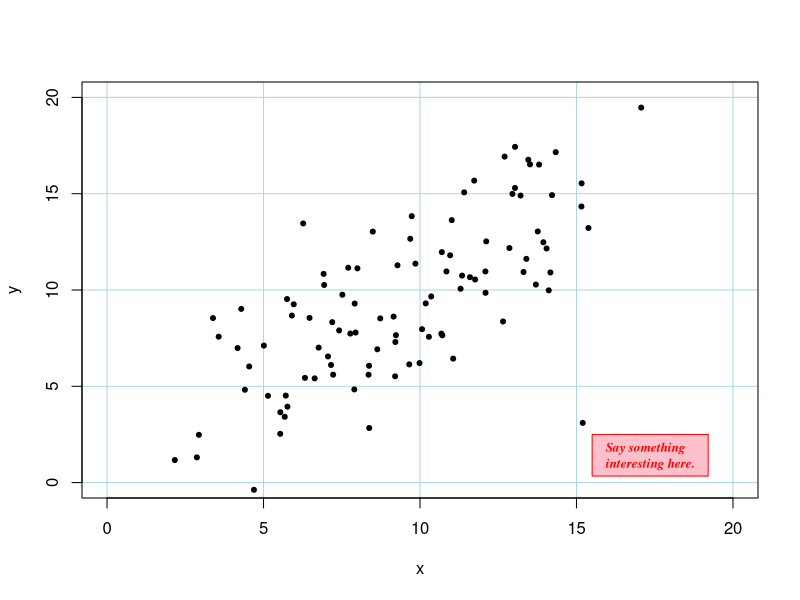

The R script that drew this image:
## ------------- ##
## R Functions 1 ##
## ------------- ##

## -------------------------------------------------------------- ##
## dbplot, kmplot, jmplot, dsplot, show.colors, prop.plot (tplot) ##
## -------------------------------------------------------------- ##

############
## dbplot ##
############
dbplot <- function(y, g=NULL, data=NULL, clustering_distance=NULL, jitter_amount=NULL, output=FALSE, 
                   group_names=NULL, group_positions=NULL, 
                   indiv_col=NULL, group_col=NULL,
                   indiv_pch=NULL, group_pch=NULL,
                   NA_as_group=FALSE, 
                   NA_group_name=NULL, NA_group_position=NULL,
                   NA_group_col=NULL, NA_group_pch=NULL,
                   box_col=NULL, NA_box_col=NULL,
                   grid_x=NULL, grid_y=NULL,
                   show_n=TRUE, fig_type='d', NA_fig_type=NULL, grid_par=NULL, ...){

## Version 1.0 (2025-02-25) ##
    ## See https://tk-koyama.github.io/rhtml/RFunctions1.html
    ## This replaces tplot() that I've used since 2010.
    ## dotplot / boxplot combinations with lots of options.
    
## Requires proximity_clustering(). See below (around line 200).

# Define valid arguments for each function
    valid_plot_args <- c("main", "sub", "xlab", "ylab", "xlim", "ylim", "axes", "frame.plot")
    valid_points_args <- c("cex", "bg")
    valid_boxplot_args <- c("range", "notch", "border", "boxwex")
    # valid_abline_args <- c("lwd", "lty", "col")
# Capture extra arguments
    extra_args <- list(...)
    plot_args <- extra_args[names(extra_args) %in% valid_plot_args]
    points_args <- extra_args[names(extra_args) %in% valid_points_args]
    boxplot_args <- extra_args[names(extra_args) %in% valid_boxplot_args]
    # abline_args <- list(...)[names(list(...)) %in% valid_abline_args]

    # grid_par is a list that includes col, lwd, lty, ... for grid line.
    # Defaults are col="grey80", lty=2, lwd=1

# Handle formula input
    if (inherits(y, "formula")) {
        if (is.null(data)) stop("A data frame must be provided when using a formula.")
    mf <- model.frame(y, data, na.action = na.pass)
    y <- as.numeric(mf[[1]])  # Ensure y is numeric
    g <- as.factor(mf[[2]])  # Ensure g is a factor
}
  
if(length(y) != length(g) && !is.null(g)) stop('y and g must have the same length.\n')

# If no grouping variable is provided, create a single group
if (is.null(g)) g <- factor(rep(1, length(y)))  
g <- as.factor(g)  # Ensure g is a factor

# Ensure NA_group_col and similar ones take the same value as group_col if group_col is a single value
if (length(group_col) == 1 && is.null(NA_group_col)) NA_group_col <- group_col
if (length(group_pch) == 1 && is.null(NA_group_pch)) NA_group_pch <- group_pch
if (length(box_col) == 1 && is.null(NA_box_col)) NA_box_col <- box_col
if (is.null(NA_fig_type)) NA_fig_type <- ifelse(length(fig_type)==1, fig_type, 'd')

# If no group_names is provided, use levels of g.
if(is.null(group_names)) group_names <- levels(g)
if(length(group_names) != nlevels(g)) stop('Length of group_names must match the number of groups.\n')
g <- factor(g, levels=levels(g), labels=group_names)

# If no group_positions is provided, use 1, 2, 3, ...
if(is.null(group_positions)) group_positions <- seq_len(nlevels(g))
if(length(unique(group_positions)) != nlevels(g)){
    warning('Length of unique group_positions does not match the number of groups. Using 1, 2, 3, ...\n')
    group_positions <- seq_len(nlevels(g))
}
  
# Replicate fig_type to cover all groups (except NA group)
fig_type <- rep(fig_type, length.out=nlevels(g))

# Assign default boxplot colors based on fig_type
box_col <- if (!is.null(box_col)) { 
    rep(box_col, length.out = nlevels(g)) 
} else { ifelse(fig_type == "db", "gray90", "gray85") }
# Assign default NA box color if necessary
if (is.null(NA_box_col)) NA_box_col <- ifelse(NA_fig_type == "db", "gray90", "gray85")
box_col <- c(box_col, NA_box_col)

# Handle NA in g only if there is missingness in g and NA_as_group is TRUE.
if( all(!is.na(g)) ) NA_as_group <- FALSE
if( NA_as_group & all(is.na(y[is.na(g)])) ){ 
    warning('y is all missing when g is missing. Nothing to plot in Missing group.\n') 
    NA_as_group <- FALSE 
}
  
# Suggest a good clustering_distance
if(is.null(clustering_distance)) clustering_distance <- IQR(y, na.rm=TRUE) / 10

# Handle missing values in g
if(is.null(NA_group_name)) NA_group_name <- 'Missing'
if(NA_as_group){ 
    levels(g) <- c(levels(g), NA_group_name)
    g[is.na(g)] <- NA_group_name
    group_names <- levels(g)
    NA_group_position <- ifelse(is.null(NA_group_position) || NA_group_position %in% group_positions, max(group_positions) + 1, NA_group_position)
    group_positions <- c(group_positions, NA_group_position) 
}
  
# Add NA_fig_type
fig_type <- c(fig_type, NA_fig_type)
if('bd' %in% fig_type) warning('\n fig_type = "bd" is not a good option. Consider "db" (dot in front of box) instead.\n')

# Colors 
COL <- if (!is.null(indiv_col)) { 
    if (length(indiv_col) != length(y)) { 
        warning("indiv_col length does not match data length. Ignoring indiv_col.") 
        rep(1, length(y))  # Default color for all if indiv_col is invalid 
    } else { indiv_col } 
} else { 
    # Assign default color to non-NA groups (1) and NA group (NA_group_col if specified) 
    col_vector <- rep_len(if (!is.null(group_col)) group_col else 1, nlevels(g))
    # If NA_group_col is specified, apply it to the NA group
    if (!is.null(NA_group_col)) col_vector[which(levels(g) == NA_group_name)] <- NA_group_col 
  col_vector[as.numeric(g)]
}

# pch 
PCH <- if (!is.null(indiv_pch)) { 
    if (length(indiv_pch) != length(y)) { 
        warning("indiv_pch length does not match data length. Ignoring indiv_pch.") 
        rep(19, length(y)) 
    } else { indiv_pch }
} else { 
    pch_vector <- rep_len(if (!is.null(group_pch)) group_pch else 19, nlevels(g)) 
    if (!is.null(NA_group_pch))  pch_vector[which(levels(g) == NA_group_name)] <- NA_group_pch 
    pch_vector[as.numeric(g)]
}

# Prepare data 
    dat <- data.frame(y, g, col=COL, pch=PCH) 
    grouped_data <- split(dat, dat$g) 
# Compute jittered positions
  jitter_position <- function(cluster_size, within_cluster_id) -0.5 - 0.5 * cluster_size + within_cluster_id

# Apply clustering algorithm #
grouped_data <- lapply(grouped_data, function(subdat) { 
        clustered_data <- proximity_clustering(subdat$y, clustering_distance=clustering_distance) 
        clustered_data$jitter_pos <- jitter_position(clustered_data$cluster_size, clustered_data$within_cluster_id) 
        clustered_data <- clustered_data[order(clustered_data$original_position), ] 
        return(cbind(subdat, clustered_data[-1])) 
                   }
)

# plot 
do.call(plot, c(list(0, type='n', 
                     ylim = if (!is.null(extra_args$ylim)) extra_args$ylim else range(y, na.rm=TRUE), 
                     xlim = if (!is.null(extra_args$xlim)) extra_args$xlim else range(group_positions) + c(-0.5, 0.5), 
                     xaxt='n'), 
                plot_args[!names(plot_args) %in% c("xlim", "ylim")]))

# grid 
if (!is.null(grid_y)) do.call(abline, c(list(h = grid_y), grid_par))
if (!is.null(grid_x)) do.call(abline, c(list(v = grid_x), grid_par))
# axis
axis(1, at=group_positions, labels=group_names, tick=FALSE, line=0)

# show_n
if (show_n) { 
    group_sizes <- table(g[!is.na(y)])
    group_sizes_labels <- sprintf("N=%d", group_sizes)
    mtext(group_sizes_labels, side=3, at=group_positions, line=0.5) 
}
  
# jitter_amount optimization
if(is.null(jitter_amount)){ 
    jps <- do.call('rbind', grouped_data) 
    max_jitter_pos <- max(jps$jitter_pos[!is.na(jps$y)]) 
    default_jitter_width <- ifelse(max_jitter_pos>1.6, 0.4, 0.2) 
    jitter_amount <- (default_jitter_width/2)/max_jitter_pos 
    if(max_jitter_pos==0)    jitter_amount <- 0
}

# plotting dots and/or boxplot
for(i in seq_along(group_positions)) { 
    this <- grouped_data[[i]] 
    if(fig_type[i] %in% c('b','db')){ 
            mdl <- ifelse(fig_type[i] == 'b', 3, 1)
        bpp <- do.call(boxplot, c(list(this$y, add=TRUE, at=group_positions[i], outline=FALSE, col=box_col[i], medlwd=mdl), boxplot_args))
        ol <- this[ this$y %in% bpp$out, ]
        do.call(points, c(list(group_positions[i] + ol$jitter_pos * jitter_amount, ol$y, col=ol$col, pch=ol$pch), points_args))
    } 
    if(fig_type[i] %in% c('d','db','bd')){
      do.call(points, c(list(group_positions[i] + this$jitter_pos * jitter_amount, this$y, col=this$col, pch=this$pch), points_args)) 
    }
    if(fig_type[i] %in% 'bd'){ 
        bdp <- do.call(boxplot, c(list(this$y, add=TRUE, at=group_positions[i], outline=FALSE, col=box_col[i]), boxplot_args))
        ol <- this[ this$y %in% bpp$out, ]
        do.call(points, c(list(group_positions[i] + ol$jitter_pos * jitter_amount, ol$y, col=ol$col, pch=ol$pch), points_args))
    } 
}

# Return output if requested
    default_out <- list(grouped_data, 
                        c('clustering_distance'=clustering_distance, 'jitter_amount'=jitter_amount))
if(output) return(default_out)
}

## -------------------- ##
## proximity_clustering ##
## -------------------- ##
proximity_clustering <- function(y, clustering_distance) {
    # ---------- #
    # 2025-02-25 #
    #            # ------------------------------ #
    # This function is used inside of dbplot().   #
    # It may be useful as a stand-along function. #
    # ------------------------------------------- #
    if (all(is.na(y))) {
        return(data.frame(
            y = y, 
            original_position = seq_along(y), 
            cluster_id = 1, 
            cluster_size = length(y), 
            within_cluster_id = seq_along(y)
        ))
    }
    
    # Separate NA values
    na_indices <- which(is.na(y))
    non_na_indices <- which(!is.na(y))
    
    if (length(non_na_indices) == 0) {
        # If all values are NA, assign them as a single cluster
        return(data.frame(
            y = y, 
            original_position = seq_along(y), 
            cluster_id = 1, 
            cluster_size = length(y), 
            within_cluster_id = seq_along(y)
        ))
    }
    
    # Sort non-NA values while keeping track of original indices
    y_ordered <- order(y[non_na_indices])
    y_sorted <- data.frame(y = y[non_na_indices][y_ordered], original_position = non_na_indices[y_ordered])

    # Initialize each value as its own cluster
    clusters <- lapply(seq_len(nrow(y_sorted)), function(i) y_sorted[i, , drop = FALSE])

    while (length(clusters) > 1) {
        # Compute centroids efficiently
        cluster_centroids <- vapply(clusters, function(cl) mean(cl$y), numeric(1))

        # Compute distances between consecutive cluster centroids
        pairwise_distances <- diff(cluster_centroids)

        # Check if merging is possible
        if (length(pairwise_distances) == 0) break

        # Find the closest pair
        min_index <- which.min(pairwise_distances)
        min_distance <- pairwise_distances[min_index]

        # Stop if no valid merge is possible
        if (min_distance > clustering_distance) break  

        # Merge the closest clusters
        clusters[[min_index]] <- rbind(clusters[[min_index]], clusters[[min_index + 1]])

        # Remove the merged cluster
        clusters <- clusters[-(min_index + 1)]
    }

    # Convert clusters into final output
    out_list <- vector("list", length(clusters))
    set.seed(620)
    for (i in seq_along(clusters)) {
        this_cluster <- clusters[[i]]
        n <- nrow(this_cluster)

        out_list[[i]] <- data.frame(
            y = this_cluster$y,
            original_position = this_cluster$original_position, 
            cluster_id = i,
            cluster_size = n,
            within_cluster_id = sample(n)  # Shuffle order if needed
        )
    }

    # Combine clustered data
    result <- do.call(rbind, out_list)

    # Handle NA values as a separate cluster with the largest cluster_id
    if (length(na_indices) > 0) {
        na_cluster <- data.frame(
            y = rep(NA, length(na_indices)),
            original_position = na_indices,
            cluster_id = max(result$cluster_id, na.rm = TRUE) + 1,
            cluster_size = length(na_indices),
            within_cluster_id = seq_along(na_indices)  # Assign within-cluster IDs sequentially
        )
        result <- rbind(result, na_cluster)
    }

    # Restore original order
    result <- result[order(result$original_position), ]
    
    return(result)
}

############
## kmplot ##
############
kmplot <- function(km, mark=3, simple=FALSE,
    xaxis.at=pretty(km$time), xaxis.lab=xaxis.at, 
    lty.surv=1, lwd.surv=1, col.surv=1,
    lty.ci=0, lwd.ci=1, col.ci=col.surv, #By default (lty.ci=0), confidence intervals are not plotted.
    group.names=NULL, group.order=seq(length(km$n)), extra.left.margin=4, 
    label.n.at.risk=FALSE, draw.lines=TRUE, cex.axis=1,
    xlab='', ylab='', main='', xlm=c(0,max(km$time)), ylm=c(0,1),
    grid=TRUE, lty.grid=1, lwd.grid=1, col.grid=grey(.9),
    legend=!is.null(km$strata), loc.legend='topright', add=FALSE,
    returnOutput=FALSE,
    ... # ... is passed to par()
    ){
        # Version 2.5.5: 2014/5/19
        # Version 2.6.1: 2017/3/29
            # x-axis limit (xlm) can be specified to truncate the plotting region. 
            # y-axis limit (ylm) can be specified to truncate the plotting region. (Not a very good idea...)
        # Version 2.6.3: 2017/5/19 ... Fixed the error. Now the lines extend to time=0.
        #                          ... Changed the coordinates of the lines by the group names.
        # Version 2.6.4: 2018/3/22 ... loc.legend (legend location) now accepts c(x-coordinate, y-coordinate).
        # Version 2.7.1: 2018/4/17 ... Fixed a pretty serious error regarding group order.

        # km is the output from survfit() function in survival package.
        # xaxis.at specifies where 'n at risk' will be computed and printed.
        # xaxis.lab specifies what will be printed at xaixs.at.  (see example)

        # If group names are long, add extra left margin by setting extra.left.margin to something greater than 0.

        # line specifications (lty.surv, lwd.surv, col.surv) will be recycled.
        # Set lty.ci to 1 if confidence intervals are needed.
        # group.names will overwrite whatever is specified in survfit() output.
        # group.order specifies the order of groups from top in 'n at risk'.  1 is at top, 2 next, and so on.

        # if add=TRUE, then par() is not refreshed.  allows multiple panels by
        # using, e.g., par(mfrow=c(2,2)).

        ng0 <- length( km$strata ) ; ng <- max(ng0,1) 
                # When only one group...
                if(ng0==0){ km$strata <- length(km$time) ; names(km$strata) <- 'All' ; legend <- draw.lines <- FALSE } 

        lty.surv <- rep(lty.surv, ng) ; lwd.surv <- rep(lwd.surv, ng) ; col.surv <- rep(col.surv, ng)
        lty.ci <- rep(lty.ci, ng) ;     lwd.ci <- rep(lwd.ci, ng)     ; col.ci <- rep(col.ci, ng)

        ## group names and error checking       
        gr <- c(km$strata)
        if( is.null(group.names) ){ group.names <- names(km$strata) }
        if( length(unique(group.names)) != ng ){ stop('\n','length(unique(group.names)) != number of groups.') }
        if( suppressWarnings(any( sort(group.order) != 1:ng)) )
                { stop('\n', 'Something wrong with group.order.','\n','sort(group.order) must equal 1:', ng, '.') }
        group.names <- gsub(' *$', '', group.names)  #to remove unwanted white spaces in group.names.
        if(ng==1 & (group.names[1]=='group.names') ){ group.names <- 'N at risk' ; label.n.at.risk = FALSE }

        ## graphic parameters
        if(!add){
        par(list(oma=c(1,1,1,1), mar=c(4+ng,4+extra.left.margin,4,2)+.1))
                if(simple) par( mar=c(3,4,2,1)+.1 )
        par( list(...) )
        }

        ## reformat survival estimates
        dat <- data.frame(time=km$time, n.risk=km$n.risk, n.event=km$n.event, 
                          survival=km$surv, std.err=km$std.err, lower=km$lower, upper=km$upper, 
                          group=factor(rep(names(gr), gr), levels=names(gr)) )
        dat.list <- split(dat, f=dat$group)
            for(i in 1:length(dat.list)){
                dat.list[[i]] <- rbind(dat.list[[i]][1,], dat.list[[i]])
                dat.list[[i]][1,c(1,5)] <- 0
                dat.list[[i]][1,c(4,6,7)] <- 1
                dat.list[[i]][1,3] <- 99
                row.names(dat.list[[i]]) <- NULL
                }

        ## plot (but not survival curves) 
        plot(0,type='n', xlim=xlm, ylim=ylm, xaxt='n', yaxt='n', xlab='', ylab='' )
                if(grid){
                        par('xpd'=FALSE)
                        abline(v=xaxis.at,       lty=lty.grid, lwd=lwd.grid, col=col.grid )
                        abline(h=pretty(c(0,1)), lty=lty.grid, lwd=lwd.grid, col=col.grid )
                }
        axis( side=2, at=pretty(c(0,1)), cex.axis=cex.axis )    
        axis( side=1, at=xaxis.at, label=xaxis.lab, line=-0.5, tick=FALSE, cex.axis=cex.axis )
        axis( side=1, at=xaxis.at, label=rep('',length(xaxis.at)), line=0, tick=TRUE )
        title(xlab=xlab, line=1.5, adj=.5, ...) ; title(ylab=ylab, ... )

        if(!simple){
        ## write group names
        group.name.pos <- par()$usr[1] - (par()$usr[2]-par()$usr[1]) / 8 ; padding <- group.name.pos / 8
                line.pos <- (1:ng)[order(group.order)] + 2
        mtext( group.names, side=1, line=line.pos, at=group.name.pos, adj=1, col=1, las=1, cex=cex.axis )

        ## draw matching lines for n at risk.
            if(draw.lines){
                    linePad <- (par()$usr[1] - group.name.pos) * 0.2
                    linePos1 <- group.name.pos + linePad
                    linePos2 <- par()$usr[1] - linePad
                par('xpd'=TRUE)
                for(i in 1:ng){
                axis(side=1, at=c(linePos1, linePos2), labels=FALSE, line=line.pos[i]+0.6, lwd.ticks=0,
                                         col=col.surv[i], lty=lty.surv[i], lwd=lwd.surv[i] ) }
        }

        ## numbers at risk
        kms <- summary(km, times=xaxis.at) ; if(is.null(kms$strata)) kms$strata <- rep(1,length(kms$time) )
        d1 <- data.frame(time = kms$time, n.risk = kms$n.risk, strata = c(kms$strata))
            d1 <- d1[ d1$time >= xlm[1] & d1$time <= xlm[2], ]
        d2 <- split(d1, f=d1$strata)

        ## Right-justifying the numbers 
        ndigits <- lapply(d2, function(x) nchar(x[,2]) )
        max.len <- max( sapply(ndigits, length) )
        L <- do.call('rbind', lapply(ndigits, function(z){ length(z) <- max.len ; z} ) )
        nd <- apply( L, 2, max, na.rm=T )
        for( i in seq(ng) ){
                this <- d2[[i]] 
                w.adj <- strwidth('0', cex=cex.axis, font=par('font')) / 2 * nd[1:nrow(this)]
                mtext( side=1, at=this$time+w.adj, text=this$n.risk, line=line.pos[i], cex=cex.axis, adj=1, col=1, las=1)
                                   }
        if(label.n.at.risk) mtext( side=1, text='N at risk', at=group.name.pos, line=1.5, adj=1, col=1, las=1, cex=cex.axis )
        } ## End of if(!simple) 

        # Legend
        rlp <- group.order
        if(legend){
                bgc <- ifelse( par('bg')=='transparent', 'white', par('bg') )
        legend(x=loc.legend[1], y=loc.legend[2], legend=group.names[rlp], col=col.surv[rlp], lty=lty.surv[rlp], lwd=lwd.surv[rlp],
                bty='o', cex=cex.axis, bg=bgc, box.col='transparent', inset=.01 )
                        }

        ## draw confidence intervals and survival curves
        par(xpd=FALSE)
        for(i in 1:ng){
                this <- dat.list[[i]]
                        x <- this$time 
                            L <- this$lower
                            U <- this$upper
                            S <- this$survival
                            n <- this$n.event
                                naL <- which( is.na(L) ) ; L[naL] <- L[naL-1] ; U[naL] <- U[naL-1]
                lines( x, L, type='s', col=col.ci[i], lty=lty.ci[i], lwd=lwd.ci[i] )
                lines( x, U, type='s', col=col.ci[i], lty=lty.ci[i], lwd=lwd.ci[i] )

                lines( x, S, type='s', col=col.surv[i], lty=lty.surv[i], lwd=lwd.surv[i])
                    #lines(km, conf.int=FALSE, col=col.surv, lty=lty.surv, lwd=lwd.surv, mark=mark, xmax=xlm[2], ymin=ylm[1] )
                points( x[n==0], S[n==0], pch=mark, col=col.surv[i])
        }
        box(bty=par('bty'))
        # par(op) 
        if(returnOutput) return(dat.list)
}
#-----------#
#- example -#
#-----------#
if(FALSE){
library(survival)
    kma <- survfit( Surv(time, status) ~ rx + adhere, data=colon )
    km <- survfit( Surv(time, status) ~ rx, data=colon )

kmplot(kma, mark='',
        xaxis.at=c(0,.5,1:9)*365,
        xaxis.lab=c(0,.5,1:9), # n.risk.at
        lty.surv=c(1,2),
        lwd.surv=1,
        col.surv=c(1,1,2,2,4,4), # survival.curves
        lty.ci=0,
        lwd.ci=1,
        col.ci=1, # confidence intervals not plotted 
        group.names=c('Obs ','Obs tumor adh','Lev','Lev tumor adh','Lev+5FU ','Lev+5FU tumor adh'),
        group.order=c(5,3,1,6,4,2), # order of appearance in the n.risk.at table and legend.
        extra.left.margin=6,
        label.n.at.risk=FALSE,
        draw.lines=TRUE,
        cex.axis=.8,
        xlab='Years',
        ylab='Survival Probability', # labels
        grid=TRUE,
        lty.grid=1,
        lwd.grid=1,
        col.grid=grey(.9),
        legend=TRUE, loc.legend='bottomleft',
        xlm=c(365*0, 365*7),
        ylm=c(0,1),
        add=FALSE,
        simple=FALSE,
        cex.lab=.8,
        xaxs='r',
        bty='L',
        las=1,
        tcl=-.2  # other parameters passed to plot()
) 
title(main='Chemotherapy for stage B/C colon cancer', adj=.5, font.main=1, line=0.5, cex.main=1)
}

############
## jmplot ##
############
jmplot <- function(x, y, levels, names=NULL, xlim=NULL, ylim=NULL, log="", main=NULL, sub=NULL, xlab=NULL, ylab=NULL, 
                   xratio=0.8, yratio=xratio, show.n=FALSE, cex.n=NULL, ann=par("ann"), axes=TRUE, frame.plot=axes,
                   panel.first=NULL, panel.last=NULL, asp=NA, ...) {
    ## Version 1.1  2012/3/8
    ## 
    ## Now that I am using dbplot() instead of tplot, I should rewrite this.
    ##
    localTplot <- function(..., type="b", horizontal=FALSE) tplot(..., type=type, axes=FALSE, horizontal=horizontal)
    eliminateTplot <- function(func, ..., type, dist, jit, names, group.col, boxcol, boxborder, group.pch, median.line, mean.line, median.pars, mean.pars, boxplot.pars, my.gray, axes, frame.plot, add, horizontal) func(...)

    localPlot <- function(xy, ..., lwd) eliminateTplot(plot.xy, xy, "p", ...)
    localAxis <- function(..., col, bg, pch, cex, lty, lwd) eliminateTplot(axis, ...)
    localBox <- function(..., col, bg, pch, cex, lty, lwd) eliminateTplot(box, ...)
    localWindow <- function(..., col, bg, pch, cex, lty, lwd) eliminateTplot(plot.window, ...)
    localTitle <- function(..., col, bg, pch, cex, lty, lwd) eliminateTplot(title, ...)

    levels <- as.factor(levels)
    xy <- xy.coords(x, y, deparse(substitute(x)), deparse(substitute(y)), log)

    # Set up defaults
    if (is.null(names)) names <- levels(levels)
    if (is.null(xlab)) xlab <- xy$xlab
    if (is.null(ylab)) ylab <- xy$ylab

    # Save plotting parameters
    pars <- par(no.readonly=TRUE)
    mar <- pars$mar
    # Set the layout
    layout(matrix(c(1,3,0,2), 2), widths=c(xratio,1-xratio), heights=c(1-yratio,yratio))
    par(mar=c(0,0,0,0), oma=c(5,5,mar[3],mar[4])+pars$oma)

    # Calculate xlim, ylim
    lim <- function(z) {
        r <- range(z, na.rm=TRUE, finite=TRUE)
        #pm <- diff(r) / 20
        #r + pm * c(-1,1)
    }
    if (is.null(xlim)) xlim <- lim(xy$x)
    if (is.null(ylim)) ylim <- lim(xy$y)

    # plot X distribution on top
    par(mar=c(0,mar[2],0,0))
    localTplot(x~levels, ylim=xlim, horizontal=TRUE, show.n=FALSE, ...)
    if (axes) localAxis(side=2, at=1:nlevels(levels), labels=names, tick=FALSE, ...)

    # plot Y distribution on right
    par(mar=c(mar[1],0,0,0))
    localTplot(y~levels, ylim=ylim, show.n=show.n, cex.n=cex.n, ...)
    if (axes) localAxis(side=1, at=1:nlevels(levels), labels=names, tick=FALSE, ...)

    # plot X-Y points
    par(mar=c(mar[1],mar[2],0,0))
    plot.new()
    localWindow(xlim, ylim, log, asp, ...)
    panel.first
    localPlot(xy, xlim=xlim, ylim=ylim, ...)
    panel.last

    # add axes
    if (axes) {
        localAxis(side=1, ...)
        localAxis(side=2, ...)
    }
    if (frame.plot) localBox(...)
    # add titles
    if (ann) {
        localTitle(sub=sub, xlab=xlab, ylab=ylab, ...)
        localTitle(main=main, outer=TRUE, ...)
    }

    # Restore plotting parameters
    par(pars)
}
#-----------#
#- example -#
#-----------#
if(FALSE){
  set.seed(1220)
  x <- rexp(100)
  y <- rexp(100)
  levels <- as.factor(sample(c("Male","Female"), 100, TRUE))
  jmplot(x, y, levels, col=levels)
}
                          
############
## dsplot ##
############
dsplot <- function(x, ...) UseMethod("dsplot")

dsplot.default <- function(x, y, bkgr=TRUE, col=1, pch=19, cex=0.8, ...) {
    # Scatter plot for discrete data
    # Only works with 'integer-valued' data.
    #if (any(x!=round(x), na.rm=TRUE) | any(y!=round(y), na.rm=TRUE)) { stop('This only works with integers.  Sorry.', '\n') }

    L <- length(x)
    cc <- complete.cases(x, y)

    if (length(pch) < L) { pch <- rep(pch, length.out=L) }
    if (length(col) < L) { col <- rep(col, length.out=L) }
    if (length(cex) < L) { cex <- rep(cex, length.out=L) }

    x <- x[cc]
    y <- y[cc]
    pch <- pch[cc]
    col <- col[cc]
    cex <- cex[cc]

    x.levels <- sort(unique(x))
        x.levels <- c(x.levels, max(x.levels)+1)
    y.levels <- sort(unique(y))
        y.levels <- c(y.levels, max(y.levels)+1)
    tab <- table(x, y)
    max.freq <- max(tab)
    box.size <- ceiling(sqrt(max.freq))
    X <- range(x) + c(0, 1)
    Y <- range(y) + c(0, 1)
    plot(X, Y, las=1, type='n', xaxs='i', yaxs='i', bty='n', xaxt='n', yaxt='n', ...)
    axis(1, at=pretty(x)+.5, labels=pretty(x), tick=FALSE, las=1)
    axis(2, at=pretty(y)+.5, labels=pretty(y), tick=FALSE, las=1)

    if (!bkgr) {
        for (i in y.levels) { segments(min(x), i, max(x)+1, i, col=grey(.9)) }
        for (i in x.levels) { segments(i, min(y), i, max(x)+1, col=grey(.9)) }
    }

    every.other.element.x <- function(n) {
        # to make 1,n,2,n,3,n, ..., n,n vector
        c(rbind(1:n, rep(n, n)))[-(2*n)]
    }
    every.other.element.y <- function(n) {
        c(rbind(rep(n, n), 1:n))[-(2*n)]
    }

    square.coordinates <- function(box.size) {
        x.c <- y.c <- 1
        for (i in 2:box.size) { x.c <- c(x.c, every.other.element.x(i)) }
        for (j in 2:box.size) { y.c <- c(y.c, every.other.element.y(j)) }
        data.frame(x.c, y.c)
    }

    sc <- square.coordinates(box.size)
    coord <- (1:box.size) / (box.size+1)
    off.set <- coord[1]/4

    grey.scale <- rev(seq(.65, .95, length=max.freq))

    dat <- data.frame(id=1:length(x), x, y)
    dat <- dat[order(dat$x, dat$y),]
    within <- c(t(tab))
    within <- within[within > 0]
    idx <- NULL
    hm <- NULL
    for (i in within) {
        idx <- c(idx, 1:i) # index within category
        hm <- c(hm, rep(i, i))
    }
    dat$idx <- idx
    dat$ly <- (box.size - ceiling(sqrt(hm))) / (box.size + 1) / 2 # local offset
    dat$lx <- dat$ly + ((ceiling(sqrt(hm - 1)) ** 2 == hm - 1) & (hm > 1)) / (box.size + 1) / 2
    dat <- dat[order(dat$id),]
    dat$col <- col
    dat$pch <- pch

    if (bkgr) {
        for (i in x.levels) {
            for (j in y.levels) {
                n <- sum(x==i & y==j)
                if (n > 0) { rect(i+off.set, j+off.set, i+1-off.set, j+1-off.set, border=grey(grey.scale[n]), col=grey(grey.scale[n])) }
            }
        }
    }

    points(dat$x + coord[sc[dat$idx, 1]] + dat$lx, dat$y + coord[sc[dat$idx, 2]] + dat$ly, pch=dat$pch, col=dat$col, cex=cex)

    table(factor(y, levels=rev(min(y):max(y))), factor(x, levels=min(x):max(x)))
}

dsplot.formula <- function(formula, data=parent.frame(), ..., subset) {
    if (missing(formula) || (length(formula) != 3))
        stop("'formula' missing or incorrect")

    enquote <- function(x) { as.call(list(as.name("quote"), x)) }

    m <- match.call(expand.dots = FALSE)
    if (is.matrix(eval(m$data, parent.frame())))
        m$data <- as.data.frame(data)

    args <- lapply(m$..., eval, data, parent.frame())
    nmargs <- names(args)
    if ("main" %in% nmargs) args[["main"]] <- enquote(args[["main"]])
    if ("sub" %in% nmargs) args[["sub"]] <- enquote(args[["sub"]])
    if ("xlab" %in% nmargs) args[["xlab"]] <- enquote(args[["xlab"]])
    if ("ylab" %in% nmargs) args[["ylab"]] <- enquote(args[["ylab"]])

    m$... <- NULL
    #m$na.action <- na.pass
    subset.expr <- m$subset
    m$subset <- NULL
    require(stats, quietly=TRUE) || stop("package 'stats' is missing")
    m[[1]] <- as.name("model.frame")
    m <- as.call(c(as.list(m), list(na.action = NULL)))
    mf <- eval(m, parent.frame())
    response <- attr(attr(mf, "terms"), "response")

    if (!missing(subset)) {
        s <- eval(subset.expr, data, parent.frame())
        n <- nrow(mf)
        dosub <- function(x) { if (length(x) == n) x[s] else x }
        args <- lapply(args, dosub)
        mf <- mf[s,]
    }
    do.call("dsplot", c(list(mf[[response]], mf[[-response]]), args))
}

#################
## show.colors ##
#################
show.colors <- function(){
   par(mfrow=c(1,1))
   #   par(mai=c(.4,.4,.4,.4), oma=c(.2,0,0,.2))
   x <- 22 ; y <- 30
   plot(c(-1,x),c(-1,y), xlab='', ylab='', type='n', xaxt='n', yaxt='n', bty='n')
   for(i in 1:x){for(j in 1:y){
         k <- y*(i-1)+j ; co <- colors()[k]
         rect(i-1, j-1, i, j, col=co, border=grey(.5) )}}

   text(rep(-.5,y),(1:y)-.5, 1:y, cex=1.2-.016*y)
   text((1:x)-.5, rep(-.5,x), y*(0:(x-1)), cex=1.2-.022*x)
   title('col=colors()[n]')
}

##############
## propPlot ##
##############
propPlot <- function(x, TrueFalse, howManyGroups=4, cutPoints=NULL, dig.x=1, ...){
    # This plot shows the proportion of 'TRUE' in bins with equal n (unless cutPoints are specified).

    # ... is passed to plot() function.

    ownCutPoints <- !is.null(cutPoints[1])

    d <- data.frame(x, TrueFalse)
    d <- d[ complete.cases(d), ]
        x <- d$x
        TrueFalse <- d$TrueFalse

    if(!ownCutPoints){
        cox <- quantile(x, seq(0,1, by=1/howManyGroups))
        co <- as.numeric(cox)
        co[1] <- co[1] - 1
        xc <- cut(x,co)
        co[1] <- co[1] + 1
    }
    if(ownCutPoints){
        co <- sort(cutPoints)
            if(min(x)<co[1]) co <- c(min(x),co)
            if(max(x)>rev(co)[1]) co <- c(co,max(x))
    }

    xc <- cut(x,co)
    tab <- table( TrueFalse , xc)

    plot(range(co), c(0,1), type='n', xaxt='n', yaxs='i', ...)
    abline(h=(1:4)*0.2, col=grey(0.95))
        cot <- formatC(co, format='f', digits=dig.x)
    axis(1, at=co, label=cot)
    la <- paste(round(100*seq(0,1, by=1/howManyGroups)), '%', sep='')
    if(!ownCutPoints) axis(1, at=co, label=la, line=1, tick=FALSE)

    midPoints <- colMeans(rbind( rev(rev(co)[-1]), co[-1]))
    width  <- abs(midPoints-co[-1])
        p <- as.numeric(prop.table(tab,2)[2,])
    for(i in 1:length(midPoints)){
        rect(midPoints[i]-width[i]/1.3,0,midPoints[i]+width[i]/1.3,p[i], col='royalblue', border='lightblue')
        text(midPoints[i], p[i], paste(tab[2,i], ' / ', colSums(tab)[i]), pos=3, cex=0.7 )
    }
    box(bty='L')
    tab
}

##################
## text.with.bg ##
##################
text.with.bg <- function(x.pos, y.pos, txt, col=4, bkgr=5, x.pad=1.2, y.pad=0.5, border=NA, ...) {
    # Get plot coordinate limits
    usr <- par("usr")
    x.range <- usr[2] - usr[1]
    y.range <- usr[4] - usr[3]
    # Compute text dimensions
    wid <- strwidth(txt, ...)
    hig <- strheight(txt, ...)
    # Scale padding relative to plot dimensions
    x.pad.a <- x.range * 0.01 * x.pad
    y.pad.a <- y.range * 0.01 * y.pad
    # Set the box to start at (x.pos, y.pos) and expand downward & right
    x1 <- x.pos
    x2 <- x1 + wid + 2 * x.pad.a
    y1 <- y.pos
    y2 <- y1 - hig - 2 * y.pad.a
    # Draw background rectangle if needed
    if (!is.na(bkgr) || !is.na(border)){
        rect(x1, y1, x2, y2, col=ifelse(is.na(bkgr), NA, bkgr), border=border)
    }
    # Draw text inside the box, slightly offset downward for padding
    text(x=x.pos + x.pad.a, y=y.pos - y.pad.a, labels=txt, adj=c(0,1), col=col, ...)
}
#-----------#
#- example -#
#-----------#
if(!FALSE){
    set.seed(620)
    x <- sample(4:14, 100, replace=TRUE) + rnorm(100,0,1)
    y <- x + rnorm(100, 0, 3)
    x[100] <- 15.2 ; y[100] <- 3.1
plot(x,y, xlim=c(0,20), ylim=c(0,20), pch=20,
     panel.first=grid(nx=NULL, ny=NULL,lty=1, col='lightblue'))

txt <- paste('Say something','\n','interesting here.', sep='')
text.with.bg(x.pos=15.5, y.pos=2.5, txt=txt, col='red', bkgr='pink', x.pad=2, y.pad=2,
             border='red', cex=0.8, font=4, family='serif')
}

###########
## tplot ##
###########
tplot <- function(x, ...) UseMethod("tplot")

tplot.default <- function(x, ..., type="d", dist=NULL, jit=NULL, names, xlim=NULL, ylim=NULL, main=NULL,
                          sub=NULL, xlab=NULL, ylab=NULL, col=NULL, group.col=FALSE, boxcol=NULL,
                          boxborder=NULL, pch=par("pch"), group.pch=FALSE, median.line=FALSE,
                          mean.line=FALSE, median.pars=list(col=par("col")), mean.pars=median.pars,
                          boxplot.pars=NULL, show.n=FALSE, cex.n=NULL, my.gray=gray(0.75), ann=par("ann"),
                          axes=TRUE, frame.plot=axes, add=FALSE, at=NULL, horizontal=FALSE, panel.first=NULL,
                          panel.last=NULL) {

## ---------- ##
## 2025-02-25 ##
##            ------------------------------ ##
## This function is no long updated or used. ##
## Use dbplot() instead.                     ##
##                                           ##
.Deprecated('dbplot')                        ##
## ----------------------------------------- ##

        ## Version 3.2.1        6/17/14

    localPoints <- function(..., tick) points(...)
    localAxis <- function(..., bg, cex, lty, lwd) axis(...)
    localBox <- function(..., bg, cex, lty, lwd, tick) box(...)
    localWindow <- function(..., bg, cex, lty, lwd, tick) plot.window(...)
    localTitle <- function(..., bg, cex, lty, lwd, tick) title(...)
    localMtext <- function(..., bg, cex, lty, lwd, tick) mtext(..., cex=cex.n)

    args <- list(x, ...)
    namedargs <- if (!is.null(attributes(args)$names)){
        attributes(args)$names != ""} else {
            logical(length(args))
    }

    groups <- if (is.list(x)){
        x} else {
            args[!namedargs]
    }

    pars <- args[namedargs]

    if ((n <- length(groups)) == 0){ stop("invalid first argument") }
    if (length(class(groups))){ groups <- unclass(groups) }
    if (!missing(names)){ attr(groups, "names") <- names } else {
        if (is.null(attr(groups, "names")))
            attr(groups, "names") <- 1:n
        names <- attr(groups, "names")
    }

    ng <- length(groups) # number of groups
    l <- sapply(groups, length) # size of each group
    g <- factor(rep(1:ng, l), levels=1:ng, labels=names(groups)) # groups as.numeric
    nv <- sum(l) # total count

    if (is.null(at)) at <- 1:ng
    if (length(at) != ng)
        stop("'at' must have same length as the number of groups")

    # set y scale
    if (is.null(ylim)) {
        r <- range(groups, na.rm=TRUE, finite=TRUE)
        pm <- diff(r) / 20
        ylim <- r + pm * c(-1,1)
    }
    # set x scale
    if (is.null(xlim)) {
        if (is.null(at)) xlim <- c(0.5, ng+0.5)
        else xlim <- c(0.5, max(at)+0.5)
    }

    if (is.null(xlab)) xlab <- ""
    if (is.null(ylab)) ylab <- ""
    if (is.null(main)) main <- ""
    if (is.null(sub)) sub <- ""

    type <- match.arg(type, choices=c("d","db","bd","b"), several.ok=TRUE)
    # type of plot for each group
    # if ((length(type) > 1) && (length(type) != ng))
    #    warning("length of 'type' does not match the number of groups")
    type <- rep(type, length.out=ng)
    #type[l > 1000] <- "b"

    # Handle default colors
    defcols <- c(my.gray, par("col"))
    # use 50% gray for box in back, otherwise default color
    if (is.null(boxborder)){ boxborder <- defcols[2-grepl(".b", type)] }
    boxborder <- rep(boxborder, length.out=ng)
    # use 50% gray for dots in back, otherwise default color
    if (is.null(col)) {
        col <- defcols[2-grepl(".d", type)]
        group.col <- TRUE
    }

    if(!is.null(boxcol)) boxcol <- rep(boxcol, length.out=ng)
    if( is.null(boxcol)) boxcol <- rep(0,      length.out=ng)

    # Use colors by group
    if (group.col) {
         # if (length(col) != ng)
          #  warning("length of 'col' does not match the number of groups")
        g.col <- rep(col, length.out=ng)
        col <- rep(g.col, l)
    # Use colors by individual or global
    } else {
       # if((length(col) > 1) && (length(col) != nv))
       #      warning("length of 'col' does not match the number of data points")
        col <- rep(col, length.out=nv)
        g.col <- rep(1, length.out=ng)
    }

    # Use plot characters by group
    if (group.pch) {
        # if (length(pch) != ng)
         #   warning("length of 'pch' does not match the number of groups")
        pch <- rep(rep(pch, length.out=ng), l)
    # Use plot characters by individual or global
    } else {
       # if((length(pch) > 1) && (length(pch) != nv))
       #     warning("length of 'pch' does not match the number of data points")
        pch <- rep(pch, length.out=nv)
    }

    # split colors and plot characters into groups
    col <- split(col, g)
    pch <- split(pch, g)
    # remove any NAs from the data and options
    nonas <- lapply(groups, function(x) !is.na(x))
    groups <- mapply("[", groups, nonas, SIMPLIFY=FALSE)
    l <- sapply(groups, length)
    col <- mapply("[", col, nonas, SIMPLIFY=FALSE)
    pch <- mapply("[", pch, nonas, SIMPLIFY=FALSE)

    # whether or not to display a mean and median line for each group
    mean.line <- rep(mean.line, length.out=ng)
    median.line <- rep(median.line, length.out=ng)

    # set defaults for dist and jit
    if (is.null(dist) || is.na(dist)) dist <- diff(range(ylim)) / 100
    if (is.null(jit) || is.na(jit)) jit <- 0.025 * ng

    # 1 2 3 1 3 2 1 1 4 2
    # -------------------
    # 1 1 1 2 2 2 3 4 1 3
    how.many.so.far <- function(g) {
        out <- NULL
        u <- unique(g)
        for (i in 1:length(u)) {
            j <- g == u[i]
            out[which(j)] <- 1:sum(j)
        }
        out
    }
    how.many.so.far2 <- function(g) {
        ## This is slower than how.many.so.far() above...
        rank(g, ties='first') - rank(g, ties='min') + 1
    }

    # turns the values in each group into their plotting points
    grouping <- function(v, dif) {
        vs <- sort(v)
        together <- c(FALSE, diff(vs) <= dif)
        g.id <- cumsum(!together)
        g.si <- rep(x<-as.vector(table(g.id)), x)
        vg <- cbind(vs, g.id, g.si)[rank(v),]
        if (length(v)==1) vg <- as.data.frame(t(vg))
        hmsf <- how.many.so.far(vg[,2])
        data.frame(vg, hmsf)
    }
    groups <- lapply(groups, grouping, dif=dist)

    # set up new plot unless adding to existing one
    if (!add) {
        plot.new()
        if (horizontal)
            do.call("localWindow", c(list(ylim, xlim), pars))
        else
            do.call("localWindow", c(list(xlim, ylim), pars))
    }
    panel.first

    # function to compute the jittering
    jit.f2 <- function(g.si, hm.sf) { hm.sf - (g.si + 1) / 2 }

    out <- list()

    Lme <- 0.2 * c(-1, 1)
    for (i in 1:ng) {
        to.plot <- groups[[i]]
        gs <- to.plot$g.si
        hms <- to.plot$hmsf
        x <- rep(at[i], nrow(to.plot)) + jit.f2(gs, hms) * jit
        y <- to.plot$vs

        if (type[i] == "bd") { # dots behind
            boxplotout <- do.call('boxplot', c(list(x=y, at=at[i], plot=FALSE, add=FALSE, axes=FALSE, col=boxcol[i], border=boxborder[i], outline=FALSE, horizontal=horizontal), boxplot.pars))
            notoplot <- (y <= boxplotout$stats[5,]) & (y >= boxplotout$stats[1,])
            if( sum(notoplot) > 0 ){ col[[i]][notoplot] <- '#BFBFBF' }
            if (horizontal)
                do.call("localPoints", c(list(x=y, y=x, pch=pch[[i]], col=col[[i]]), pars))
            else
                do.call("localPoints", c(list(x=x, y=y, pch=pch[[i]], col=col[[i]]), pars))
        }
        if (type[i] %in% c("bd", "b")) { # boxplot in front
            boxplotout <- do.call("boxplot", c(list(x=y, at=at[i], add=TRUE, axes=FALSE, col=boxcol[i], border=boxborder[i], outline=FALSE, horizontal=horizontal), boxplot.pars))
            toplot <- (y > boxplotout$stats[5,]) | (y < boxplotout$stats[1,])
            if( sum(toplot) > 0 ){
            if( col[[i]][toplot][1] == '#BFBFBF' ) col[[i]][toplot] <- 1 }
            if (horizontal)
                do.call("localPoints", c(list(x=y[toplot], y=x[toplot], pch=pch[[i]][toplot], col=col[[i]][toplot]), pars))
            else
                do.call("localPoints", c(list(x=x[toplot], y=y[toplot], pch=pch[[i]][toplot], col=col[[i]][toplot]), pars))
        }
        if (type[i] == "db") # boxplot behind
            do.call("boxplot", c(list(x=y, at=at[i], add=TRUE, axes=FALSE, col=boxcol[i], border=boxborder[i], outline=FALSE, horizontal=horizontal), boxplot.pars))
        if (type[i] %in% c("db", "d")) { # dots in front
            if (horizontal)
                do.call("localPoints", c(list(x=y, y=x, pch=pch[[i]], col=col[[i]]), pars))
            else
                do.call("localPoints", c(list(x=x, y=y, pch=pch[[i]], col=col[[i]]), pars))
        }
        if (mean.line[i]) { # mean line
            ## for(j in 1:length(mean.pars)) mean.pars[[j]] <- rep(mean.pars[[j]], ng)
            if (horizontal)
                do.call("lines", c(list(rep(mean(y), 2), at[i]+Lme), mean.pars))
            else
                do.call("lines", c(list(at[i]+Lme, rep(mean(y), 2)), mean.pars))
        }
        if (median.line[i]) { # median line
            if (horizontal)
                do.call("lines", c(list(rep(median(y), 2), at[i]+Lme), median.pars))
            else
                do.call("lines", c(list(at[i]+Lme, rep(median(y), 2)), median.pars))
        }

        out[[i]] <- data.frame(to.plot, col=col[[i]], pch=pch[[i]])
    }
    panel.last

    # add axes
    if (axes) {
        do.call("localAxis", c(list(side=1+horizontal, at=at, labels=names), pars))
        do.call("localAxis", c(list(side=2-horizontal), pars))
    }
    # optional sample sizes
    if (show.n){
        if(is.null(cex.n)) cex.n <- 1
        do.call("localMtext", c(list(paste("n=", l, sep=""), side=3+horizontal, at=at), pars, list(xaxt='s', yaxt='s')))
        }
    # add bounding box
    if (frame.plot)
        do.call("localBox", pars)
    # add titles
    if (ann) {
        if (horizontal)
           do.call("localTitle", c(list(main=main, sub=sub, xlab=ylab, ylab=xlab), pars))
        else
           do.call("localTitle", c(list(main=main, sub=sub, xlab=xlab, ylab=ylab), pars))
    }

    names(out) <- names(groups)
    invisible(out)
}

tplot.formula <- function(formula, data=parent.frame(), ..., subset) {
    if (missing(formula) || (length(formula) != 3))
        stop("'formula' missing or incorrect")

    enquote <- function(x) { as.call(list(as.name("quote"), x)) }

    m <- match.call(expand.dots = FALSE)
    if (is.matrix(eval(m$data, parent.frame())))
        m$data <- as.data.frame(data)

    args <- lapply(m$..., eval, data, parent.frame())
    nmargs <- names(args)
    if ("main" %in% nmargs) args[["main"]] <- enquote(args[["main"]])
    if ("sub" %in% nmargs) args[["sub"]] <- enquote(args[["sub"]])
    if ("xlab" %in% nmargs) args[["xlab"]] <- enquote(args[["xlab"]])
    if ("ylab" %in% nmargs) args[["ylab"]] <- enquote(args[["ylab"]])

    m$... <- NULL
    m$na.action <- na.pass
    subset.expr <- m$subset
    m$subset <- NULL
    require(stats, quietly=TRUE) || stop("package 'stats' is missing")
    m[[1]] <- as.name("model.frame")
    mf <- eval(m, parent.frame())
    response <- attr(attr(mf, "terms"), "response")

    ## special handling of col and pch
    n <- nrow(mf)
    # pick out these options
    group.col <- if ("group.col" %in% names(args)) args$group.col else FALSE
    group.pch <- if ("group.pch" %in% names(args)) args$group.pch else FALSE
    # reorder if necessary
    if ("col" %in% names(args) && !group.col)
        args$col <- unlist(split(rep(args$col, length.out=n), mf[-response]))
    if ("pch" %in% names(args) && !group.pch)
        args$pch <- unlist(split(rep(args$pch, length.out=n), mf[-response]))

    if (!missing(subset)) {
        s <- eval(subset.expr, data, parent.frame())
        dosub <- function(x) { if (length(x) == n) x[s] else x }
        args <- lapply(args, dosub)
        mf <- mf[s,]
    }
    do.call("tplot", c(list(split(mf[[response]], mf[-response])), args))
}
